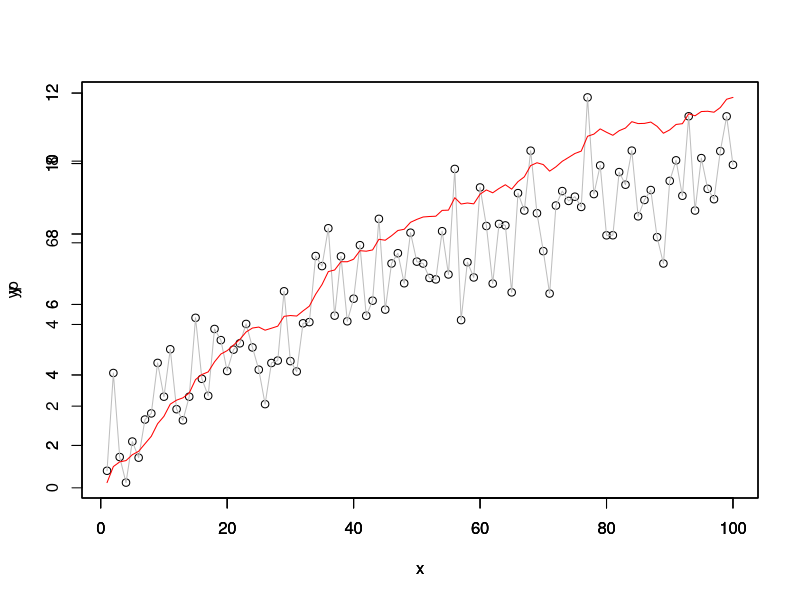

The R source for this figure:
d <- rnorm(100)
x <- 1:100
y <- sqrt(x) + d
plot(x, y, type = "p")
par(new = TRUE)
plot(x, y, type = "l", col = "gray")
par(new = TRUE)
la <- 0
yp <- c()
for (t in y) {
    la <- 0.9 * la + 0.1 * t
    yp <- c(yp, la)
}
plot(x, yp, type = "l", col = "red")